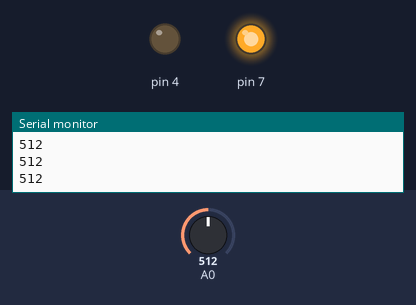
Bench run of a sketch on a simulated Arduino Uno, built with avr-gcc and run on an emulated ATmega328P. Parts: output pins drawn as LEDs (lit = HIGH), the last lines printed to the serial monitor. Inputs (shaded band) come from the test bench; at power-on: A0 = 512.

Above: at 1.2 s.
1.3 s: A0 set to 492
At 2.2 s:
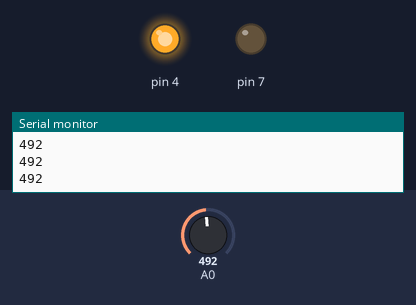
2.8 s: A0 set to 510
At 3.1 s:
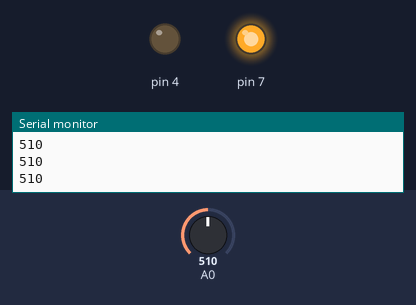
4.3 s: A0 set to 490
At 5.5 s:
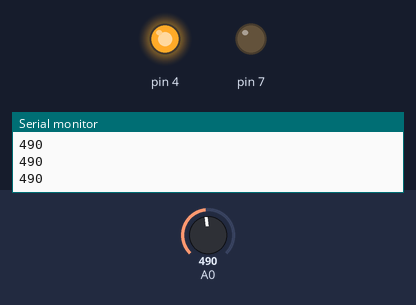
Timing chart, 0 to 7.3 s (numbered marks = the images above; inputs shaded):
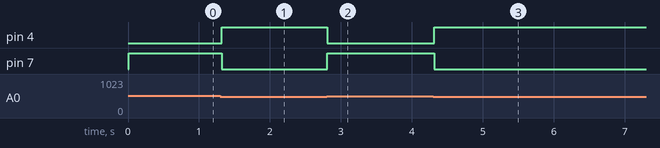

The sketch:

LDR_Sensor.ino
```cpp
void setup() {
  pinMode(A0,INPUT);
  Serial.begin(9600);
  pinMode(7,OUTPUT);
  pinMode(4,OUTPUT);

}

void loop() {
  int data;
  data=analogRead(A0);
  Serial.println(data);
  delay(10);
  if(data>500)
  {
    digitalWrite(7,HIGH);
    digitalWrite(4,LOW);
  }
  else
  {
    digitalWrite(4,HIGH);
    digitalWrite(7,LOW);
  }

}
```

Measured:
- the behaviour switches between 501 and 500 on A0 (found by bisection; images 0 and 1)
- after the input at 1.3 s, pin 4: LOW → HIGH at once; pin 7: HIGH → LOW at once
- after the input at 2.8 s, pin 4: HIGH → LOW at once; pin 7: LOW → HIGH at once
- after the input at 4.3 s, pin 4: LOW → HIGH at once; pin 7: HIGH → LOW at once
